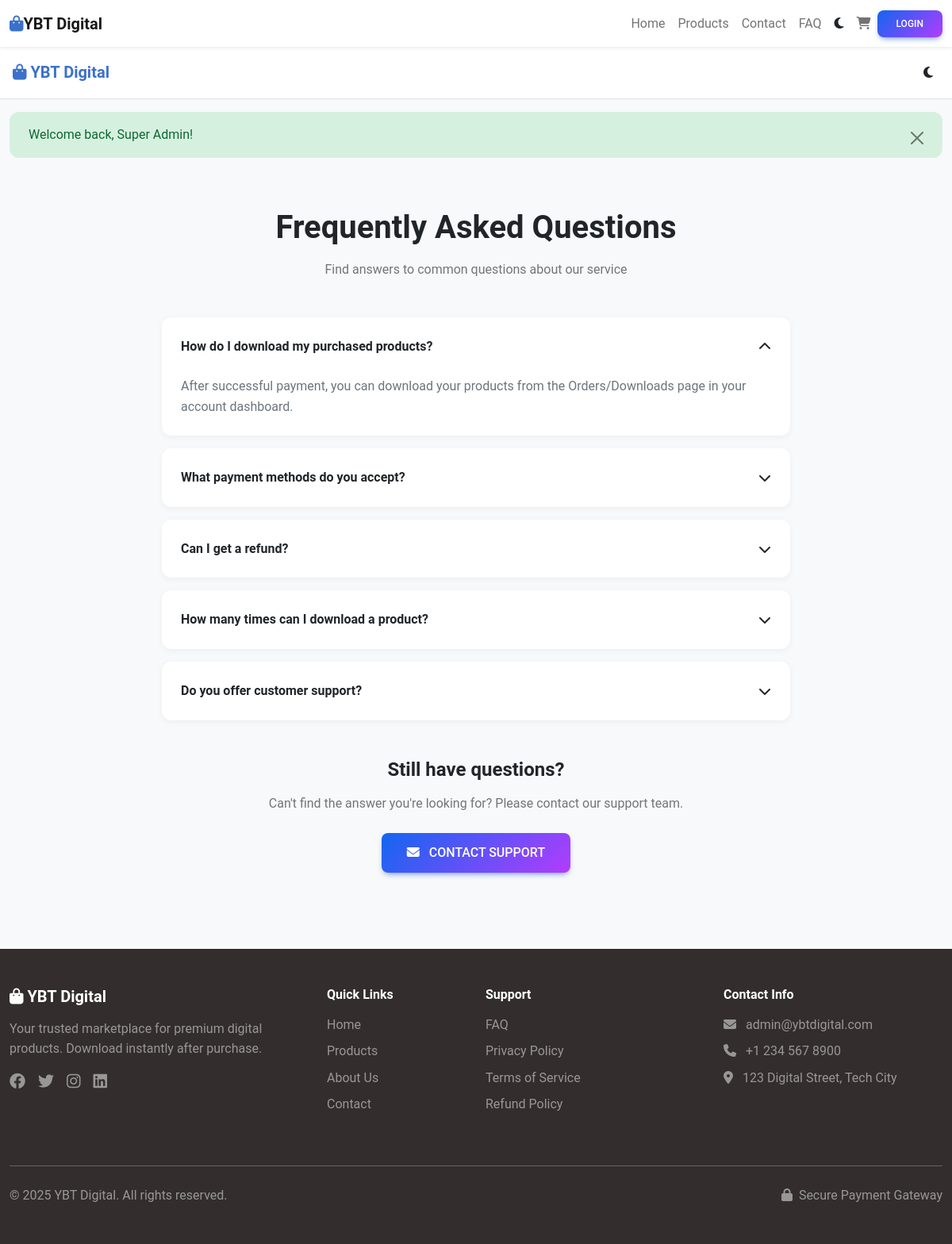
Screenshot of /pages/faq.php (signed in) with the database file from the repository.
### tables this page shows
CREATE TABLE IF NOT EXISTS faqs (
    id INT AUTO_INCREMENT PRIMARY KEY,
    question TEXT NOT NULL,
    answer TEXT NOT NULL,
    display_order INT DEFAULT 0,
    status ENUM('active', 'inactive') DEFAULT 'active',
    created_at TIMESTAMP DEFAULT CURRENT_TIMESTAMP,
    updated_at TIMESTAMP DEFAULT CURRENT_TIMESTAMP ON UPDATE CURRENT_TIMESTAMP
);

### config/database.php (called while the page is built, shortened)
<?php
function getDBConnection() {
    static $conn = null;
    if ($conn === null) {
        try {
            $conn = new mysqli(DB_HOST, DB_USER, DB_PASS, DB_NAME);
            $conn->set_charset("utf8mb4");
        } catch (Exception $e) {
            error_log($e->getMessage());
            die("Database connection failed. Please try again later.");
        }
    }
    return $conn;
}
function executeQuery($query, $params = [], $types = '') {
    $conn = getDBConnection();
    $stmt = $conn->prepare($query);
    $result = $stmt->execute();
    return $stmt;
}
function fetchAll($query, $params = [], $types = '') {
    $stmt = executeQuery($query, $params, $types);
    $result = $stmt->get_result();
    return $result->fetch_all(MYSQLI_ASSOC);
}
?>

### includes/functions.php (called while the page is built, shortened)
<?php
function sanitize($data) {
    return htmlspecialchars(strip_tags(trim($data)), ENT_QUOTES, 'UTF-8');
}
?>

### pages/faq.php (the view, shortened to what this page needs)
<?php
$faqs = fetchAll("SELECT * FROM faqs WHERE status = 'active' ORDER BY display_order, id");
include __DIR__ . '/../includes/header.php';
?>
<div class="container faq-container">
    <div class="text-center mb-5">
        <h1 class="fw-bold mb-3">Frequently Asked Questions</h1>
        <p class="text-muted">Find answers to common questions about our service</p>
    </div>
    <div class="row justify-content-center">
        <div class="col-lg-8">
            <?php if (!empty($faqs)): ?>
                <?php foreach ($faqs as $index => $faq): ?>
                <div class="faq-item <?php echo $index === 0 ? 'active' : ''; ?>">
                    <div class="faq-question" onclick="toggleFaq(this)">
                        <span><?php echo sanitize($faq['question']); ?></span>
                        <i class="fas fa-chevron-down faq-icon"></i>
                    </div>
                    <div class="faq-answer" style="<?php echo $index === 0 ? '' : 'display: none;'; ?>">
                        <?php echo nl2br(sanitize($faq['answer'])); ?>
                    </div>
                </div>
                <?php endforeach; ?>
            <?php endif; ?>
            <div class="text-center mt-5">
                <h4 class="fw-bold mb-3">Still have questions?</h4>
                <p class="text-muted mb-4">Can't find the answer you're looking for? Please contact our support team.</p>
                <a href="<?php echo SITE_URL; ?>/pages/contact.php" class="btn btn-primary btn-lg">
                    <i class="fas fa-envelope me-2"></i> Contact Support
                </a>
            </div>
        </div>
    </div>
</div>
<?php include __DIR__ . '/../includes/footer.php'; ?>

### assets/css/style.css (style rules this page uses)
* { margin: 0; padding: 0; box-sizing: border-box; }
body { font-family: 'Roboto', sans-serif; overflow-x: hidden; }
html { scroll-behavior: smooth; }
.btn { border-radius: 8px; padding: 0.5rem 1.5rem; font-weight: 500; transition: all 0.3s; }
.btn-primary { background: linear-gradient(135deg, var(--primary-color), var(--secondary-color)); border: none; }
.btn-lg { padding: 0.75rem 2rem; font-size: 1rem; }
@media (min-width: 1025px) { .container { max-width: 1200px; } }

### includes/header.php (style rules this page uses)
:root { --primary-color: #1266f1; --secondary-color: #b23cfd; --success-color: #00b74a; --danger-color: #f93154; --warning-color: #ffa900; --info-color: #39c0ed; --light-bg: #f8f9fa; --dark-bg: #1a1a1a; --card-bg: #ffffff; --text-primary: #212529; --text-secondary: #6c757d; --border-color: #dee2e6; }
body { background-color: var(--light-bg); color: var(--text-primary); transition: background-color 0.3s, color 0.3s; }

### pages/faq.php (style rules this page uses)
.faq-container { padding: 3rem 0; }
.faq-item { background: var(--card-bg); border-radius: 12px; margin-bottom: 1rem; overflow: hidden; box-shadow: 0 2px 8px rgba(0,0,0,0.05); }
.faq-question { padding: 1.5rem; cursor: pointer; display: flex; justify-content: space-between; align-items: center; font-weight: bold; transition: all 0.3s; }
.faq-answer { padding: 0 1.5rem 1.5rem; color: var(--text-secondary); line-height: 1.6; }
.faq-icon { transition: transform 0.3s; }
.faq-item.active .faq-icon { transform: rotate(180deg); }

### rows the page displays
faqs: question "How do I download my purchased products?", answer "After successful payment, you can download your products from the Orders/Downloads page in your account dashboard."
faqs: question "What payment methods do you accept?"
faqs: question "Can I get a refund?"
faqs: question "How many times can I download a product?"
faqs: question "Do you offer customer support?"

### other values shown
$settings['site_name'] "YBT Digital"
$flash['message'] "Welcome back, Super Admin!"
ADMIN_EMAIL "admin@ybtdigital.com"
$settings['site_footer'] "© 2025 YBT Digital. All rights reserved."
